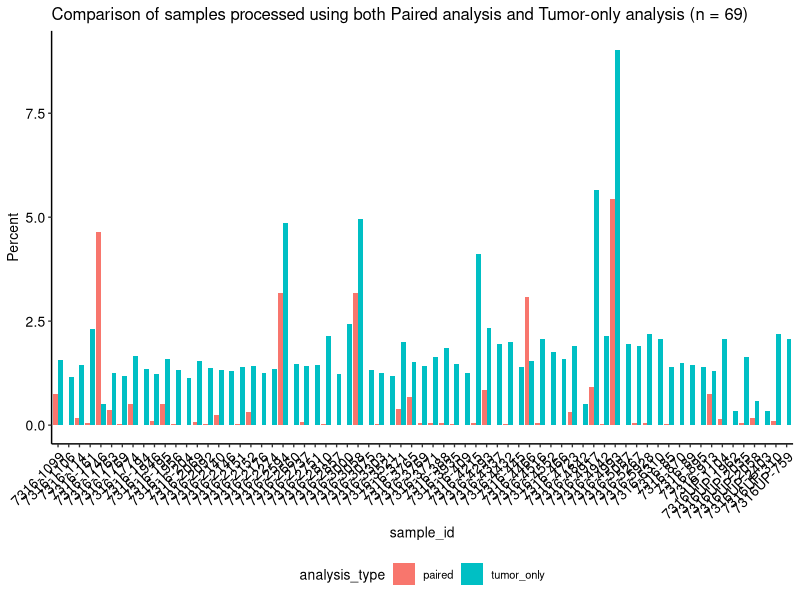

Write the R code that produced this figure.
# script to summarise msi-sensor pro output
suppressPackageStartupMessages({
  library(tidyverse)
  library(ggplot2)
  library(ggpubr)
})

# Paired (n = 69)
paired_results <- read_tsv('results/msisensor-pro/hope_cohort_msi_sensor_output.tsv')
paired_results$analysis_type <- "paired"

# Tumor-only (n = 88)
tumor_only_results <- read_tsv('results/msisensor-pro-tumor-only/hope_cohort_msi_sensor_output.tsv')
tumor_only_results$analysis_type <- "tumor_only"
combined_df <- rbind(paired_results, tumor_only_results)

# combined barplot of common sample ids
unique_ids <- combined_df[which(duplicated(combined_df$sample_id)),"sample_id"] %>% 
  unique() %>%
  pull(sample_id)
combined_df <- combined_df %>% 
  filter(sample_id %in% unique_ids)
pdf(file = "results/msisensor-pro-combined/tumor_only_vs_paired_analysis.pdf", width = 12, height = 6)
ggplot(combined_df, 
       aes(x = sample_id, y = Percent, fill = analysis_type)) +
  geom_bar(stat = "identity", position = position_dodge()) +
  ggpubr::theme_pubr(base_size = 10, legend = "bottom") + 
  ggtitle(paste0("Comparison of samples processed using both Paired analysis and Tumor-only analysis (n = ", length(unique_ids), ")")) +
  theme(axis.text.x = element_text(angle = 45, vjust = 1, hjust = 1))
dev.off()
